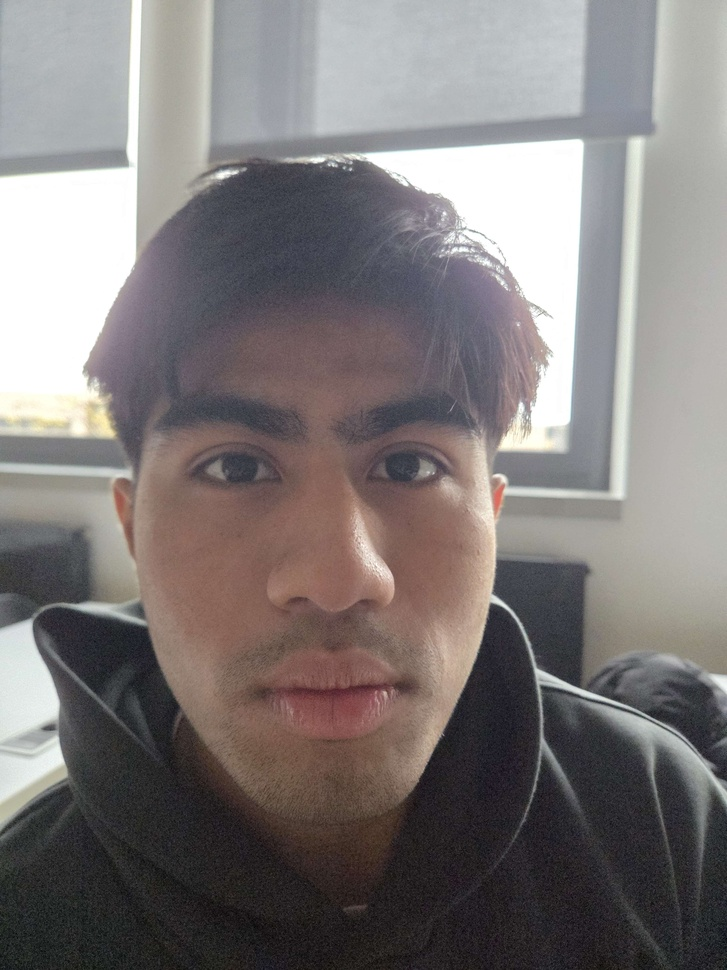
#> input picture ai_image/image_test/Amir.jpg, 727 x 970 px, shrunk from 3000 x 4000 before the run
$ python -i to_svg.py   (imports and definitions only)
#> lines starting #> are read from the running program, lines starting #| are printed output that depends on the picture; after the words box and inside, x2 and y2 are one past the last pixel; in counts of white or black regions, pixels touching at a corner belong together
#> further down, picture is the input picture: shape (970, 727, 3); mean B, G, R 121.1, 121.6, 127
import cv2 as cv2
import numpy as np
from svgpathtools import svg2paths, Arc, Line, QuadraticBezier, CubicBezier
import json


def contours_to_svg(contours, filename="out.svg", width=None, height=None):
    # Breite/Höhe optional für viewBox
    if width is None or height is None:
        width = max([p[0][0] for c in contours for p in c]) + 1
        height = max([p[0][1] for c in contours for p in c]) + 1

    with open(filename, "w") as f:
        f.write(f'<svg xmlns="http://www.w3.org/2000/svg" width="{width}" height="{height}" viewBox="0 0 {width} {height}">\n')
        for cnt in contours:
            # "M x y L x y ..." Path
            d = "M " + " L ".join(f"{p[0][0]} {p[0][1]}" for p in cnt) + " Z"
            f.write(f'<path d="{d}" stroke="black" fill="none"/>\n')
        f.write('</svg>')


def to_contours(img):

    #pixel in liste umwandeln
    pixels = img.reshape((-1, 1)).astype(np.float32)

    #Kmeans parameter
    # Define criteria = ( type(beide ausgewählt), max_iter = 30 , epsilon = 0.2 (min änderung nach iteration) )
    criteria = (cv2.TermCriteria_EPS + cv2.TermCriteria_MAX_ITER, 30, 0.2)
    _k, labels, centers = cv2.kmeans(
        pixels,           # Daten
        3,                # Anzahl Cluster (hell, mittel, dunkel)
        None,             # Keine Initiallabels
        criteria,         # Kriterien
        10,               # Anzahl der Initialisierungen (versuche)
        cv2.KMEANS_RANDOM_CENTERS
    )
#> centers = [64.38, 160.6, 244.7]
    #cluster zurück ins bild
    segmented = centers[labels.flatten()].reshape(img.shape).astype("uint8")
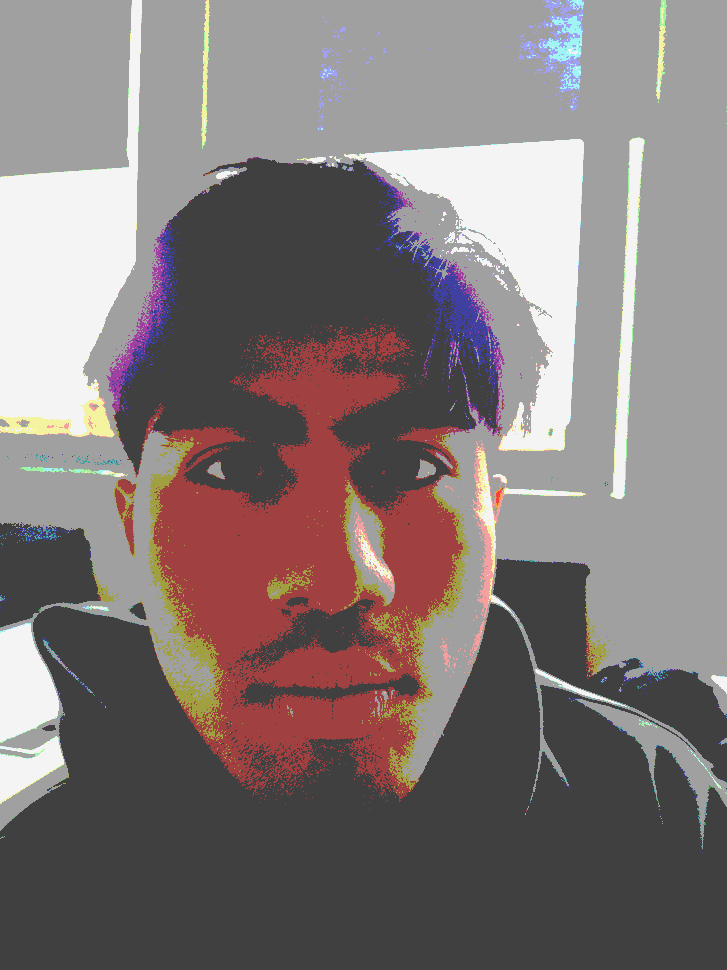
#> segmented: shape (970, 727, 3); mean B, G, R 119, 119.6, 129.4

    blurred = cv2.GaussianBlur(segmented, (5, 5), 0) #canny sonst empfindlich gegen Bildrauschen und krassen Kontrast
    edges = cv2.Canny(blurred, 80, 150)  #thresholds1 = vllt Kante, threshold2 = starke Kante
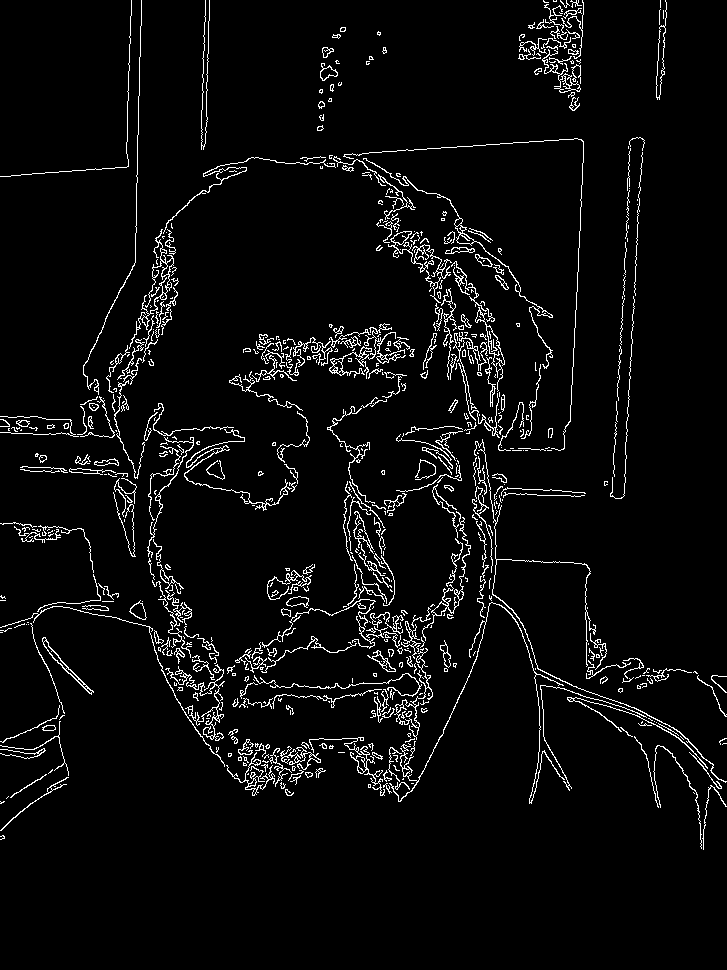
#> edges: shape (970, 727); 4.5% white in thin lines or dots, all inside (x1, y1, x2, y2) = (0, 0, 727, 850)


    #konturen finden
    contours, hierarchy = cv2.findContours(edges, cv2.RETR_EXTERNAL, cv2.CHAIN_APPROX_SIMPLE)
#> contours = 645 contours, 519 with area under 20; largest, box (x1, y1, x2, y2) and area: (329, 323, 406, 379) 440, (475, 307, 505, 392) 428, (394, 648, 433, 740) 418, (363, 158, 553, 369) 400, (656, 0, 667, 100) 360
    contours = sorted(contours, key=cv2.contourArea, reverse=True)
    top_n = 150
    top_contours = contours[:top_n]
#> top_contours = 150 contours, 24 with area under 20; largest, box (x1, y1, x2, y2) and area: (329, 323, 406, 379) 440, (475, 307, 505, 392) 428, (394, 648, 433, 740) 418, (363, 158, 553, 369) 400, (656, 0, 667, 100) 360

    #SVG
    approx_contours = [cv2.approxPolyDP(cnt, epsilon=2, closed=True) for cnt in top_contours]
#> approx_contours = 150 contours, 29 with area under 20; largest, box (x1, y1, x2, y2) and area: (329, 324, 406, 379) 508, (475, 307, 505, 392) 472, (363, 158, 553, 369) 470, (394, 648, 433, 740) 420, (388, 231, 452, 279) 388
    return approx_contours


INTERP_STEP = 1.0  # 1 mm zwischen Punkten


def main(args=None):
    img = cv2.imread('C:\\Users\\muham\\repos\\DrawMeMaybe\\src\\assets\\ChatGPT Image 16. Nov. 2025, 15_35_26.png', cv2.IMREAD_GRAYSCALE)
    contours = to_contours(img)
    contours_to_svg(contours, "top150.svg")


# [33 lines of commented-out code are left out]

>>> import cv2
>>> picture = cv2.imread('../../ai_image/image_test/Amir.jpg')
>>> result = to_contours(picture)
#> result has the same summary as approx_contours in to_contours
